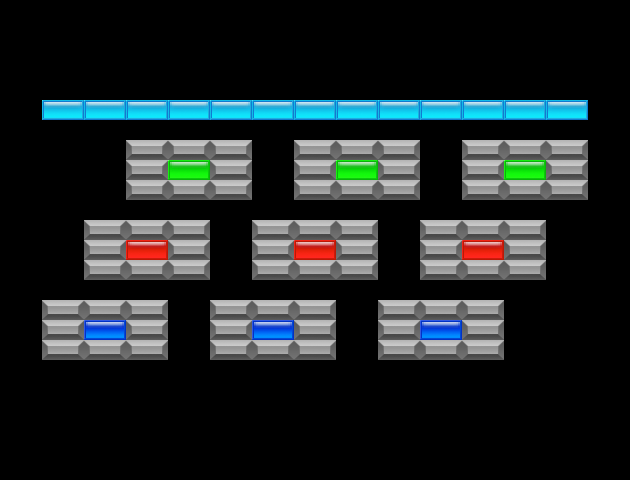

Tiled map render using the project's own tile images. Description and the map definition, with tile-layer contents summarised, below:
An orthogonal 15x24 tile map with 42x20 px tiles, 10 tile layers (red, yellow, blue, green, ...).

<map version="1.5" tiledversion="1.7.2" orientation="orthogonal" renderorder="left-down" width="15" height="24" tilewidth="42" tileheight="20" infinite="0" nextlayerid="12" nextobjectid="1">
 <tileset firstgid="1" name="sprites" tilewidth="42" tileheight="20" spacing="16" tilecount="420" columns="15">
  <image source="sprites/sprites.png" width="880" height="1024" />
 </tileset>
 <layer id="1" name="red" width="15" height="24">
  <data>[360 cells, 3 non-empty, 1 distinct tile ids]</data>
 </layer>
 <layer id="2" name="yellow" width="15" height="24">
  <data>[360 cells, 0 non-empty, 0 distinct tile ids]</data>
 </layer>
 <layer id="3" name="blue" width="15" height="24">
  <data>[360 cells, 3 non-empty, 1 distinct tile ids]</data>
 </layer>
 <layer id="5" name="green" width="15" height="24">
  <data>[360 cells, 3 non-empty, 1 distinct tile ids]</data>
 </layer>
 <layer id="9" name="white" width="15" height="24">
  <data>[360 cells, 0 non-empty, 0 distinct tile ids]</data>
 </layer>
 <layer id="10" name="orange" width="15" height="24">
  <data>[360 cells, 0 non-empty, 0 distinct tile ids]</data>
 </layer>
 <layer id="11" name="cyan" width="15" height="24">
  <data>[360 cells, 13 non-empty, 1 distinct tile ids]</data>
 </layer>
 <layer id="6" name="silver" width="15" height="24">
  <data>[360 cells, 72 non-empty, 1 distinct tile ids]</data>
 </layer>
 <layer id="7" name="gold" width="15" height="24">
  <data>[360 cells, 0 non-empty, 0 distinct tile ids]</data>
 </layer>
 <layer id="8" name="magenta" width="15" height="24">
  <data>[360 cells, 0 non-empty, 0 distinct tile ids]</data>
 </layer>
</map>
